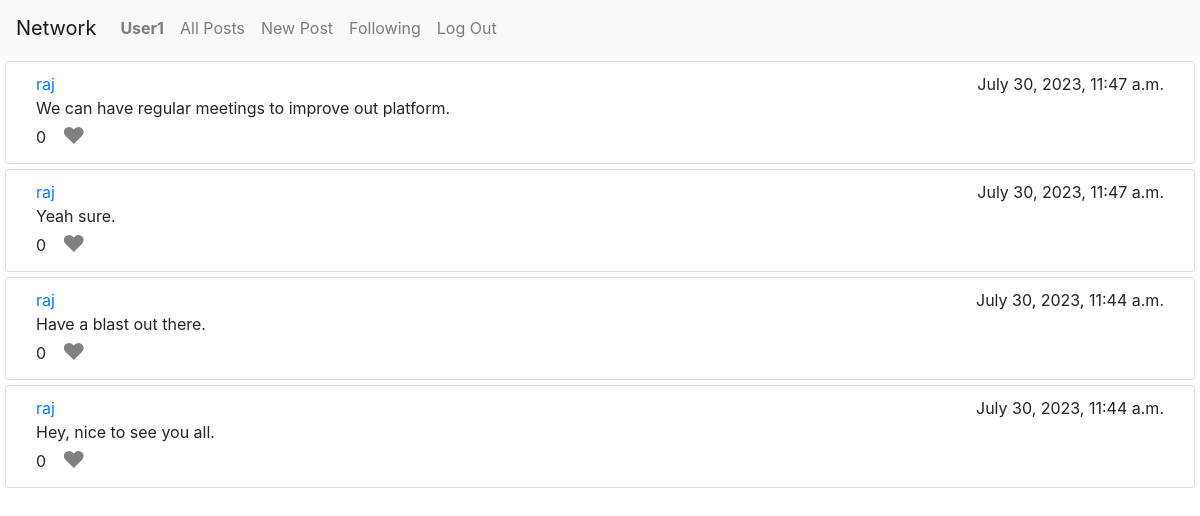
The page /following (signed in) on the database its author committed.
### network/models.py (models this page shows, shortened)
class User(AbstractUser):
    followers = models.ManyToManyField('self', related_name="followersUser", symmetrical=False, null=True, blank=True)
    following = models.ManyToManyField('self', related_name="followingUser", symmetrical=False, null=True, blank=True)

class Post(models.Model):
    user = models.ForeignKey(User, on_delete=models.CASCADE)
    post = models.TextField()
    time = models.DateTimeField(auto_now=True)
    likes = models.ManyToManyField(User, related_name='likepost')

### network/views.py (the view)
# urls.py: path("following", views.following, name="following"),
def following(request):
    if request.user.is_authenticated:
        currentUser = request.user
        followingList = User.objects.get(username = currentUser.username)
        post = None
        posts = []
        for list in followingList.following.all():
            if list != request.user:
                post=Post.objects.filter(user = list)
                posts.extend(post)
        if posts:
            posts.reverse()
        return render(request, "network/following.html", {"posts": posts})
    return HttpResponseRedirect('login')

### network/templates/network/following.html
{% extends "network/index.html" %}
{% block body %}
{{ block.super }}
{% endblock %}

### network/templates/network/index.html (shortened to what this page needs)
{% extends "network/layout.html" %}
{% block body %}
    {% for post in posts %}
    <div class="card" style="margin: 5px; box-sizing: border-box; padding: 10px 30px;">
        <div class="cardInner" style="display: flex; flex-direction: column;">
            <div style="display: flex; justify-content: space-between;">
                <a href="{% url 'profile' post.user %}">{{post.user}}</a>
                <div>{{post.time}}</div>
            </div>
            <div id="post-content-{{ post.id }}">{{post.post}}</div>
            <div style="display: flex; align-items: center;">
                <div id="post-content-like-count-{{ post.id }}">{{post.likes.count}}</div>
                {% if request.user in post.likes.all %}
                    <button class="like-button" id="post-content-like-button-{{ post.id }}" data-post-id="{{ post.id }}"  style="color: red;">&hearts;</button>
                {% else %}
                    <button class="like-button" id="post-content-like-button-{{ post.id }}" data-post-id="{{ post.id }}"  style="color: grey;" >&hearts;</button>
                {% endif %}
            </div>
        </div>
    </div>
    {% endfor %}
{% endblock %}

### network/templates/network/layout.html (shortened to what this page needs)
{% load static %}
<!DOCTYPE html>
<html lang="en">
    <head>
        <link rel="stylesheet" href="https://stackpath.bootstrapcdn.com/bootstrap/4.4.1/css/bootstrap.min.css">
        <link href="{% static 'network/styles.css' %}" rel="stylesheet">
    </head>
    <body style="height: 100vh;">
        <nav class="navbar navbar-expand-lg navbar-light bg-light">
            <a class="navbar-brand" href="">Network</a>
            <div>
              <ul class="navbar-nav mr-auto">
                {% if user.is_authenticated %}
                    <li class="nav-item">
                        <a class="nav-link" href="{% url 'profile' user.username %}"><strong>{{ user.username }}</strong></a>
                    </li>
                    <li class="nav-item">
                    <a class="nav-link" href="{% url 'index' %}">All Posts</a>
                    </li>
                    <li class="nav-item">
                        <a class="nav-link" href="{% url 'newpost' %}">New Post</a>
                    </li>
                    <li class="nav-item">
                        <a class="nav-link" href="{% url 'following' %}">Following</a>
                    </li>
                    <li class="nav-item">
                        <a class="nav-link" href="{% url 'logout' %}">Log Out</a>
                    </li>
                {% endif %}
              </ul>
            </div>
        </nav>
        <div class="body">
            {% block body %}
            {% endblock %}
        </div>
    </body>
</html>

### network/static/network/styles.css (style rules this page uses)
.like-button { color: grey; font-size: 23px; height: 23px; margin: 5px 10px; display: flex; align-items: center; background: none; border: none; }

### rows shown on the page
User: username "User1"
Post: user "raj", time "July 30, 2023, 11:47 a.m.", post "We can have regular meetings to improve out platform.", likes.count "0"
Post: user "raj", time "July 30, 2023, 11:47 a.m.", post "Yeah sure.", likes.count "0"
Post: user "raj", time "July 30, 2023, 11:44 a.m.", post "Have a blast out there.", likes.count "0"
Post: user "raj", time "July 30, 2023, 11:44 a.m.", post "Hey, nice to see you all.", likes.count "0"
